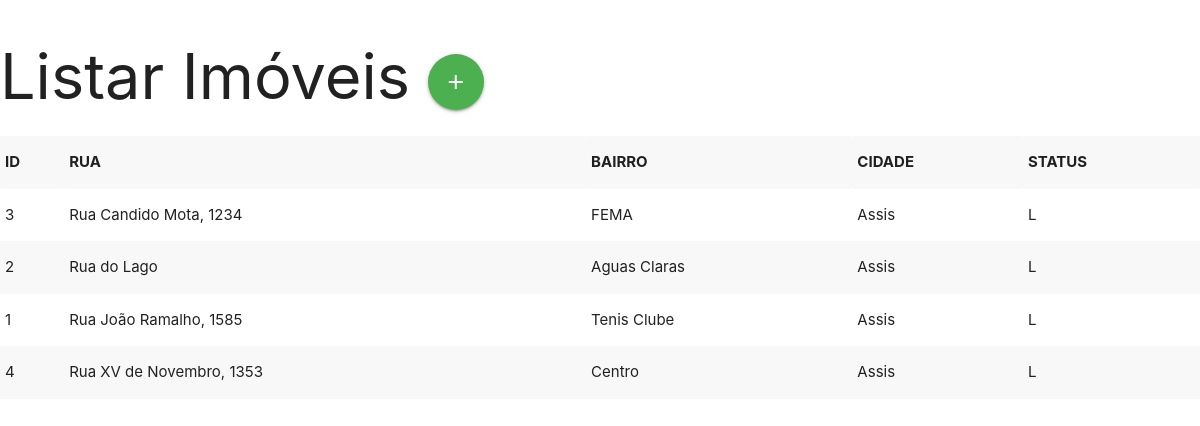
The app's page /lstimovel.php, older data.
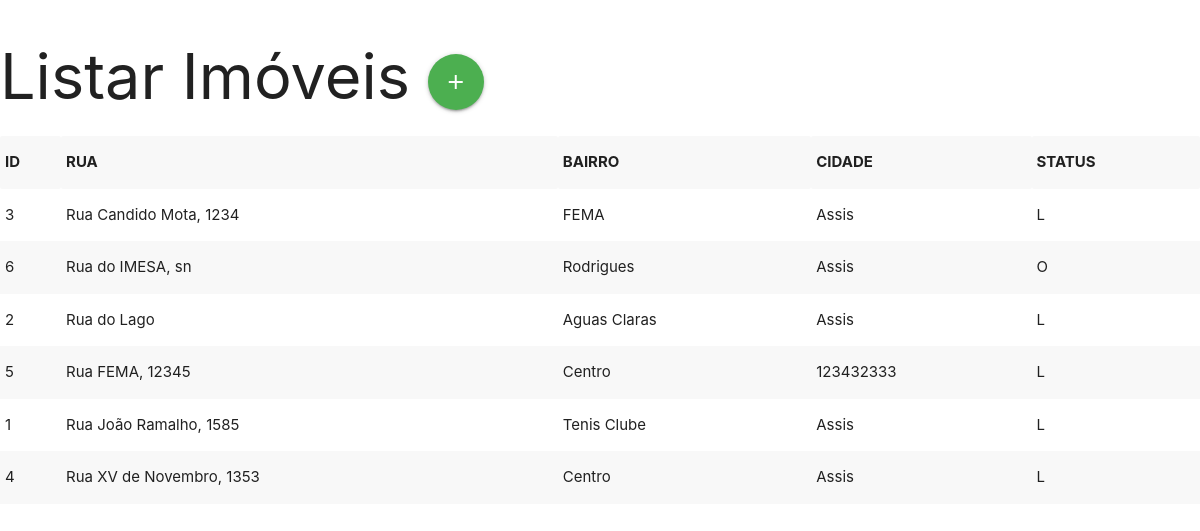
The same page, newer data.
### tables this page shows
CREATE TABLE IF NOT EXISTS `imovel` (
  `id` int(11) NOT NULL AUTO_INCREMENT,
  `rua` varchar(35) NOT NULL,
  `bairro` varchar(25) NOT NULL,
  `cidade` varchar(25) NOT NULL,
  `status` varchar(1) NOT NULL,
  PRIMARY KEY (`id`)
);

### lstImovel.php (the view, shortened to what this page needs)
<?php
   $pdo = Conexao::conectar();
   $sql = "select * from imovel order by rua;";
   $lstImovel = $pdo->query($sql);
?>
<!DOCTYPE html>
<html lang="pt-br">
<head>
    <link rel="stylesheet" href="https://cdnjs.cloudflare.com/ajax/libs/materialize/1.0.0/css/materialize.min.css">
</head>
<body>
    <h1>Listar Imóveis
    <a class="btn-floating btn-large waves-effect waves-light green"
        onclick="JavaScript:location.href='frmInsImovel.php'">
        <i class="material-icons">add</i>
    </a>
    </h1>
    <table class="striped">
        <tr>
             <th>ID</th>
             <th>RUA</th>
             <th>BAIRRO</th>
             <th>CIDADE</th>
             <th>STATUS</th>
        </tr>
        <?php
           foreach($lstImovel as $imovel){
        ?>
                <tr>
                    <td><?php echo $imovel['id']?></td>
                    <td><?php echo $imovel['rua']?></td>
                    <td><?php echo $imovel['bairro']?></td>
                    <td><?php echo $imovel['cidade']?></td>
                    <td><?php echo $imovel['status']?></td>
                </tr>
        <?php } ?>
    </table>
</body>
</html>

Row changes from the older to the newer data that the page shows:
added imovel: id "6", rua "Rua do IMESA, sn", bairro "Rodrigues", cidade "Assis", status "O"
added imovel: id "5", rua "Rua FEMA, 12345", bairro "Centro", cidade "123432333", status "L"
